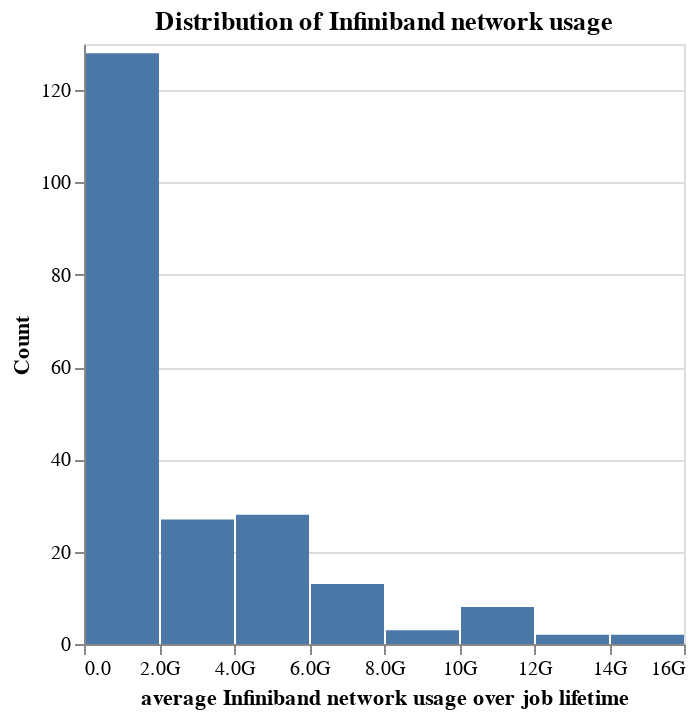

Notebook code cell kept with this figure:
### Code cell
with duckdb.connect("pika_jobs.duckdb") as conn:

    query = """
    select job_id, sum(avg_value) as network_avg_usage from (
     select avg(value) as avg_value, job_id from stats where metric = 'net_bw' group by job_id, hostname
     ) group by job_id;
    """

    network_usage_df = conn.sql(query).pl()

alt.Chart(network_usage_df, title="Distribution of Infiniband network usage").mark_bar().encode(
    x=alt.X("network_avg_usage", title="average Infiniband network usage over job lifetime").bin(maxbins=11).axis(format=".2s"),
    y = alt.Y("count()", title="Count"),
).display(scaleFactor=2)

### Figure 1 — Vega-Lite specification as saved in the notebook (floating-point values rounded to 4 significant figures; data arrays with more than 128 entries replaced by an {"elided": "..."} marker saying what was removed)
{"config": {"view": {"continuousWidth": 300, "continuousHeight": 300}}, "data": {"name": "data-547bddae5abcbbb136506d44baebcfd8"}, "mark": {"type": "bar"}, "encoding": {"x": {"axis": {"format": ".2s"}, "bin": {"maxbins": 11}, "field": "network_avg_usage", "title": "average Infiniband network usage over job lifetime", "type": "quantitative"}, "y": {"aggregate": "count", "title": "Count", "type": "quantitative"}}, "title": "Distribution of Infiniband network usage", "$schema": "https://vega.github.io/schema/vega-lite/v5.20.1.json", "datasets": {"data-547bddae5abcbbb136506d44baebcfd8": {"elided": "211 records"}}}
